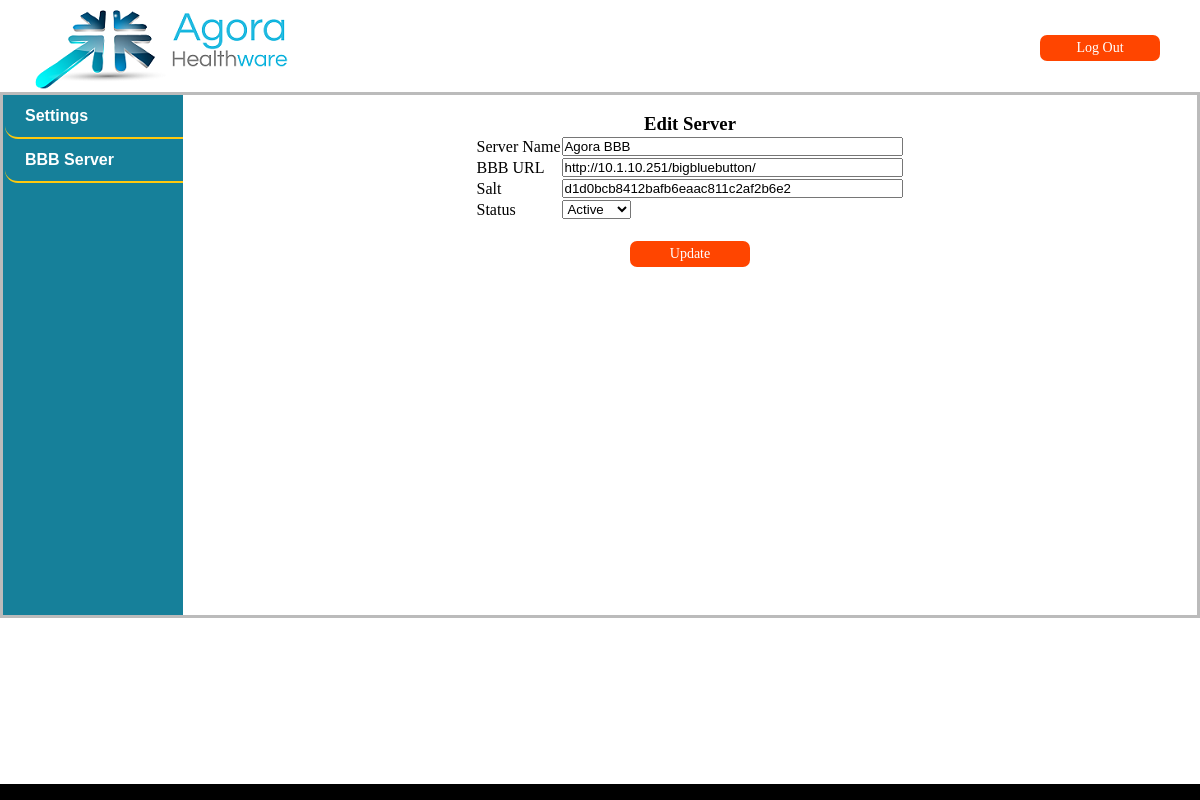
Before: /editserver.php?id=13 (signed in) with the older database file.
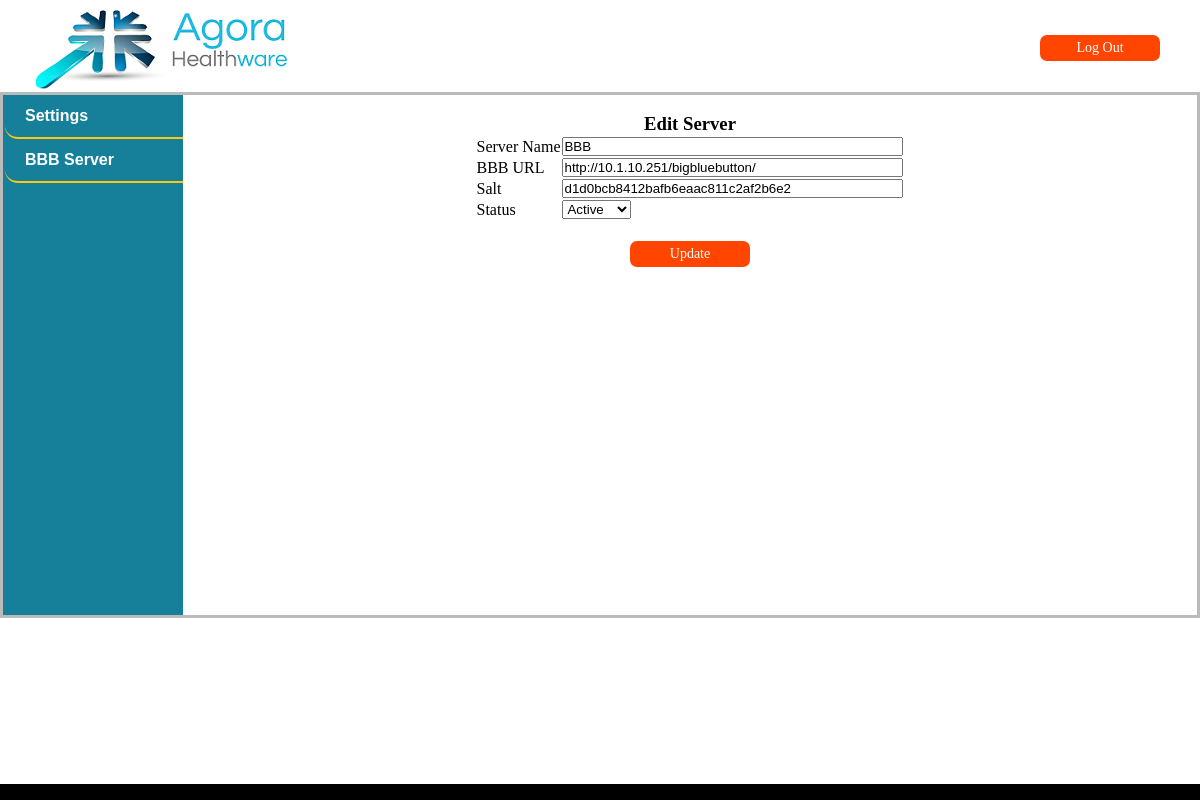
After: the same page with the newer database file.
### tables this page shows
CREATE TABLE `servers` (
  `id` int(11) NOT NULL AUTO_INCREMENT,
  `name` varchar(255) DEFAULT NULL,
  `url` varchar(255) DEFAULT NULL,
  `salt` varchar(255) DEFAULT NULL,
  `version` varchar(255) DEFAULT NULL,
  `created_at` datetime DEFAULT NULL,
  `updated_at` datetime DEFAULT NULL,
  `param` varchar(255) DEFAULT NULL,
  `status` int(1) DEFAULT NULL,
  PRIMARY KEY (`id`)
);

### classes/DBAccess.php (called while the page is built, shortened)
<?php
    class DBAccess{
        public function getServer($id){
            $sql="select * from servers where id=".$id;
            $result=mysql_query($sql);
            $row=mysql_fetch_array($result);
            return($row);
        }
    }
?>

### editserver.php (the view, shortened to what this page needs)
<?php
    require_once('classes/DBAccess.php');
    $dbAccess = new DBAccess();
    $row=$dbAccess->getServer($_GET['id']);
?>
<!doctype html>
<html lang="en">
    <head>
        <link rel="stylesheet" type="text/css" href="css/Style.css"/>
        <link rel="stylesheet" href="http://code.jquery.com/ui/1.9.1/themes/base/jquery-ui.css" />
        <link rel="stylesheet" type="text/css" href="css/jquery.alerts.css" media="screen" />
        <link rel="stylesheet" type="text/css" href="css/rhd.css"/>
    </head>
    <body onLoad="changeHashOnLoad();" >
        <?php include_once 'assets/main/HeaderNew.php'; ?>
        <?php include_once 'assets/main/LeftSideNew.php'; ?>
        <div id="rightform">
            <br>
            <h3 style="text-align: center;">Edit Server</h3>
            <form method="post" action="" name="frm" onsubmit="return server();">
                <table align="center" class="rightform">
                    <tr><td>Server Name</td><td><input value="<?php echo $row['name']; ?>" type="text" name="server_name"  size="40" maxlength="250"></td></tr>
                    <tr><td>BBB URL</td><td><input value="<?php echo $row['url']; ?>" type="text" name="url" size="40" maxlength="250"></td></tr>
                    <tr><td>Salt</td><td><input value="<?php echo $row['salt']; ?>" type="text" name="salt"  size="40" maxlength="250"></td></tr>
                    <tr><td>Status</td><td>
                        <select name="status">
                            <option <?php if($row['status']==1) echo "selected='selected'"; ?> value="1">Active</option>
                        </select>
                     </td></tr>
                    <tr><td align="center" colspan="2">&nbsp;</td></tr>
                    <tr><td align="center" colspan="2"><input type="submit" name="submit" value="Update" class="Btn"></td></tr>
                </table>
            </form>
        </div>
        <?php include_once 'assets/main/FooterNew.php'; ?>
    </body>
    </html>

Changed rows visible on the page:
changed servers "http://10.1.10.251/bigbluebutton/": server_name "Agora BBB" → "BBB"
